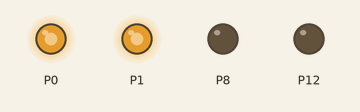
A program run on a simulated BBC micro:bit (MakeCode). Shown: output pins drawn as LEDs (lit = HIGH).

Above: at 0.05 s.
At 4.0 s:
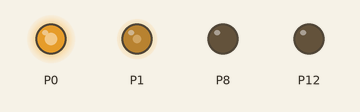
At 7.0 s:
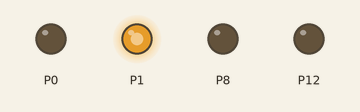
At 10.0 s:
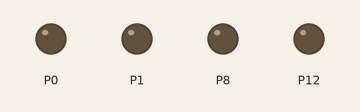
Timing chart, 0 to 13.0 s (numbered marks = the images above):
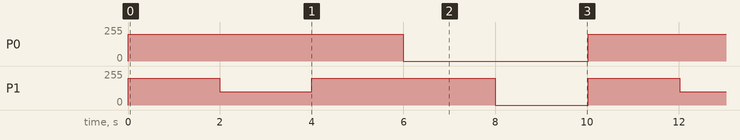

The program:

main.ts
```typescript
basic.forever(function () {
    pins.digitalWritePin(DigitalPin.P8, 0)
    pins.digitalWritePin(DigitalPin.P12, 0)
    pins.analogWritePin(AnalogPin.P0, 800)
    pins.analogWritePin(AnalogPin.P1, 800)
    basic.pause(2000)
    pins.analogWritePin(AnalogPin.P0, 800)
    pins.analogWritePin(AnalogPin.P1, 400)
    basic.pause(2000)
    pins.analogWritePin(AnalogPin.P0, 800)
    pins.analogWritePin(AnalogPin.P1, 800)
    basic.pause(2000)
    pins.analogWritePin(AnalogPin.P0, 0)
    pins.analogWritePin(AnalogPin.P1, 800)
    basic.pause(2000)
    pins.analogWritePin(AnalogPin.P0, 0)
    pins.analogWritePin(AnalogPin.P1, 0)
    basic.pause(2000)
})
```

test.ts
```typescript
// test ender her, dette bliver ikke kompileret, når denne pakke bruges som en udvidelse.
```

Measured:
- by itself, P0: alternates 199/255 for 6.0 s and 0/255 for 4.0 s
- by itself, P1: repeats every 10.0 s: 100/255 2.0 s, 199/255 4.0 s, 0/255 2.0 s, 199/255 2.0 s
